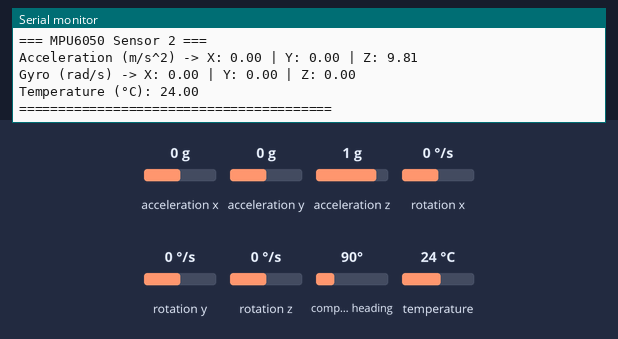
This program was run on a simulated Arduino Uno, built with avr-gcc and run on an emulated ATmega328P. On the bench: the last lines printed to the serial monitor. Inputs (shaded band) come from the test bench; at power-on: acceleration x 0 g, acceleration y 0 g, acceleration z 1 g, rotation x 0 °/s, rotation y 0 °/s, rotation z 0 °/s, compass heading 90°, temperature 24 °C.

Above: at 2.2 s.
2.3 s: acceleration x set to -1.4 g
At 2.66 s:
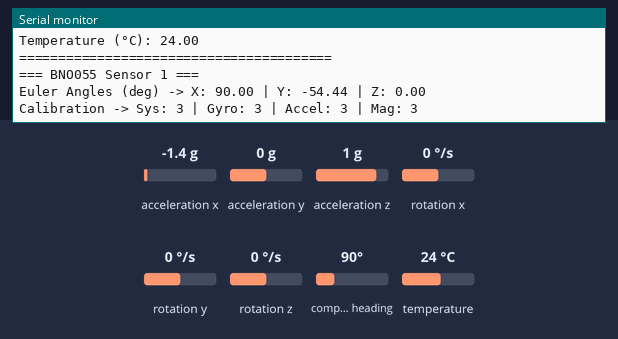
5.9 s: acceleration y set to -1.4 g
At 6.01 s:
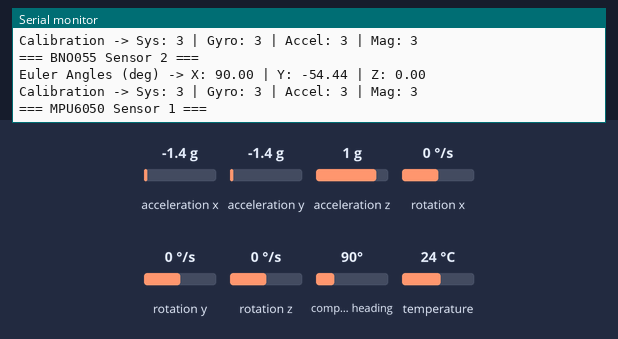
9.5 s: acceleration z set to -1.4 g
At 10.63 s:
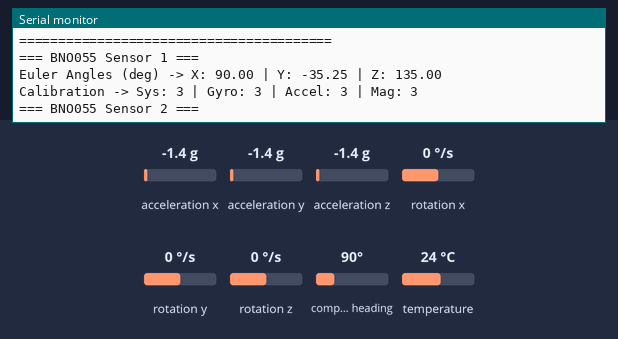
11.0 s: rotation x set to -192 °/s
At 11.02 s:
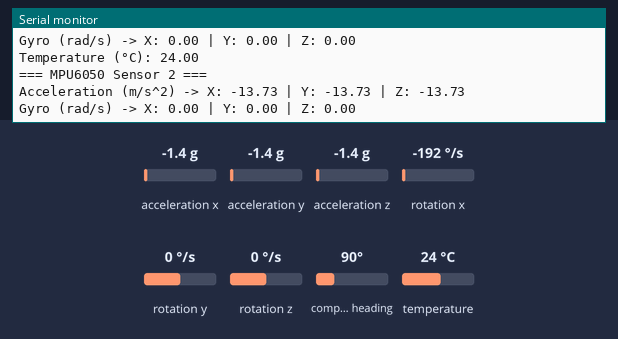
12.5 s: rotation y set to -192 °/s
At 12.51 s:
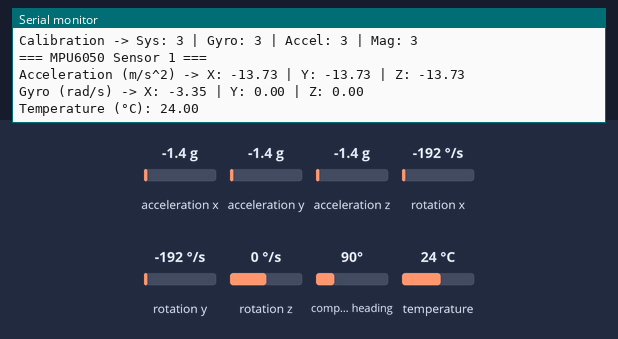
Timing chart, 0 to 15.0 s (numbered marks = the images above; inputs shaded):
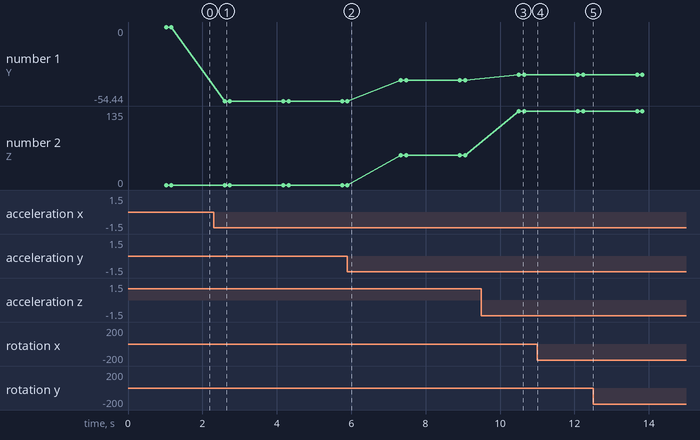

Measured:
- after the input at 2.3 s, the serial monitor: prints a new line after 0.30 s (image 1)
- after the input at 9.5 s, the serial monitor: prints a new line after 1.0 s (image 3)
- plotted number 1: 0 → -54.44 after the input at 2.3 s, -54.44 → -39.13 after the input at 5.9 s, -39.13 → -35.25 after the input at 9.5 s
- plotted number 2: 0 → 54.44 after the input at 5.9 s, 54.44 → 135 after the input at 9.5 s

The program:

main.cpp
```cpp
#include <Arduino.h>
#include <Wire.h>
#include <Adafruit_BNO055.h>
#include <Adafruit_MPU6050.h>
#include <Adafruit_Sensor.h>
#include <utility/imumaths.h>

#include <stdint.h>
#include <stddef.h>

#include "WString.h"
#include "Printable.h"


// Create sensor object
// Adafruit_BNO055 bno = Adafruit_BNO055(55);
Adafruit_BNO055 bno1 = Adafruit_BNO055(55, 0x28);
Adafruit_BNO055 bno2 = Adafruit_BNO055(56, 0x29);

Adafruit_MPU6050 mpu1;
Adafruit_MPU6050 mpu2;

// arduino to mpu6050 pins (4 pins)
// ground to ground
// 5V to vcc
// SCL to SCL
// SDA to SDA

// arduino to bno055 pins (4 pins)
// ground to ground
// 5V to vcc
// SCL to A5
// SDA to A4


void setup() {
  Serial.begin(9600);
  while (!Serial) { // Wait for serial
    delay(100);
  };

  if (!bno1.begin()) {
    Serial.println("BNO055 #1 not detected!");
    while (1);
  }
  if (!bno2.begin()) {
    Serial.println("BNO055 #2 not detected at 0x29!");
    while (1);
  }

  if (!mpu1.begin(0x68)) {
    Serial.println("mpu1 Initialization failed");
    return;
  }
  if (!mpu2.begin(0x69)) {
    Serial.println("mpu2 Initialization failed");
    return;
  }
  Serial.println("Sensors is here...");


  delay(1000);
  bno1.setExtCrystalUse(true);  // Use external crystal for better accuracy
  bno2.setExtCrystalUse(true);

  mpu1.setAccelerometerRange(MPU6050_RANGE_8_G);
  mpu1.setGyroRange(MPU6050_RANGE_500_DEG);
  mpu1.setFilterBandwidth(MPU6050_BAND_5_HZ);

  mpu2.setAccelerometerRange(MPU6050_RANGE_8_G);
  mpu2.setGyroRange(MPU6050_RANGE_500_DEG);
  mpu2.setFilterBandwidth(MPU6050_BAND_5_HZ);
  Serial.println();

}

void loop() {
  imu::Vector<3> euler1 = bno1.getVector(Adafruit_BNO055::VECTOR_EULER);

  Serial.println("=== BNO055 Sensor 1 ===");
  Serial.print("Euler Angles (deg) -> X: ");
  Serial.print(euler1.x());
  Serial.print(" | Y: ");
  Serial.print(euler1.y());
  Serial.print(" | Z: ");
  Serial.println(euler1.z());

  uint8_t system1=0, gyro1=0, accel1=0, mag1=0;
  bno1.getCalibration(&system1, &gyro1, &accel1, &mag1);
  Serial.print("Calibration -> Sys: ");
  Serial.print(system1);
  Serial.print(" | Gyro: ");
  Serial.print(gyro1);
  Serial.print(" | Accel: ");
  Serial.print(accel1);
  Serial.print(" | Mag: ");
  Serial.println(mag1);
  Serial.println();

  imu::Vector<3> euler2 = bno2.getVector(Adafruit_BNO055::VECTOR_EULER);
  Serial.println("=== BNO055 Sensor 2 ===");
  Serial.print("Euler Angles (deg) -> X: ");
  Serial.print(euler2.x());
  Serial.print(" | Y: ");
  Serial.print(euler2.y());
  Serial.print(" | Z: ");
  Serial.println(euler2.z());

  uint8_t system2, gyro2, accel2, mag2 = 0;
  bno2.getCalibration(&system2, &gyro2, &accel2, &mag2);
  Serial.print("Calibration -> Sys: ");
  Serial.print(system2);
  Serial.print(" | Gyro: ");
  Serial.print(gyro2);
  Serial.print(" | Accel: ");
  Serial.print(accel2);
  Serial.print(" | Mag: ");
  Serial.println(mag2);
  Serial.println();

  sensors_event_t a1, g1, t1;
  mpu1.getEvent(&a1, &g1, &t1);

  Serial.println("=== MPU6050 Sensor 1 ===");
  Serial.print("Acceleration (m/s^2) -> X: ");
  Serial.print(a1.acceleration.x);
  Serial.print(" | Y: ");
  Serial.print(a1.acceleration.y);
  Serial.print(" | Z: ");
  Serial.println(a1.acceleration.z);

  Serial.print("Gyro (rad/s) -> X: ");
  Serial.print(g1.gyro.x);
  Serial.print(" | Y: ");
  Serial.print(g1.gyro.y);
  Serial.print(" | Z: ");
  Serial.println(g1.gyro.z);

  Serial.print("Temperature (°C): ");
  Serial.println(t1.temperature);
  Serial.println();


  sensors_event_t a2, g2, t2;
  mpu1.getEvent(&a2, &g2, &t2);
  Serial.println("=== MPU6050 Sensor 2 ===");
  Serial.print("Acceleration (m/s^2) -> X: ");
  Serial.print(a2.acceleration.x);
  Serial.print(" | Y: ");
  Serial.print(a2.acceleration.y);
  Serial.print(" | Z: ");
  Serial.println(a2.acceleration.z);

  Serial.print("Gyro (rad/s) -> X: ");
  Serial.print(g2.gyro.x);
  Serial.print(" | Y: ");
  Serial.print(g2.gyro.y);
  Serial.print(" | Z: ");
  Serial.println(g2.gyro.z);

  Serial.print("Temperature (°C): ");
  Serial.println(t2.temperature);
  Serial.println();
  Serial.println("========================================\n");


  delay(1000);
}
```
